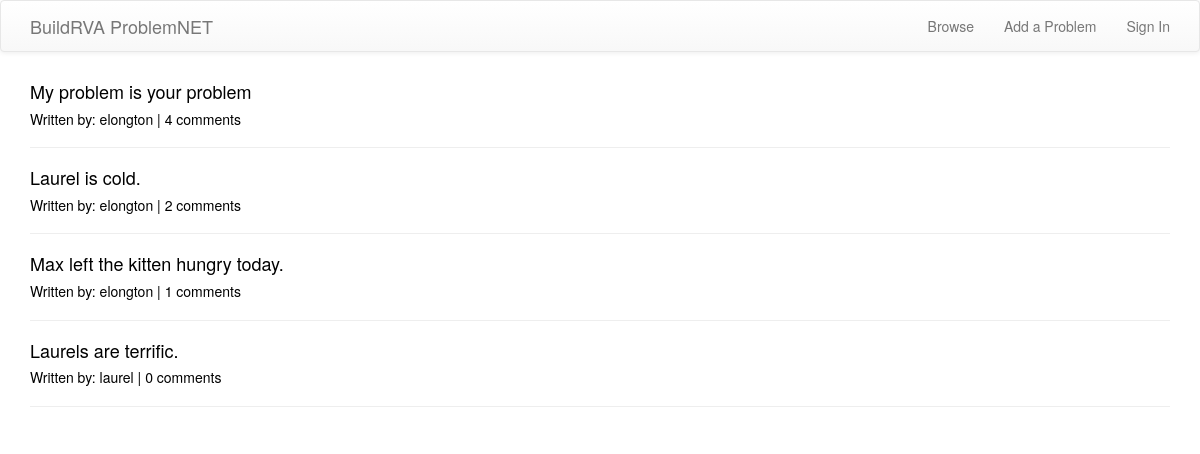
/browse/, run on an earlier commit of the app's database.
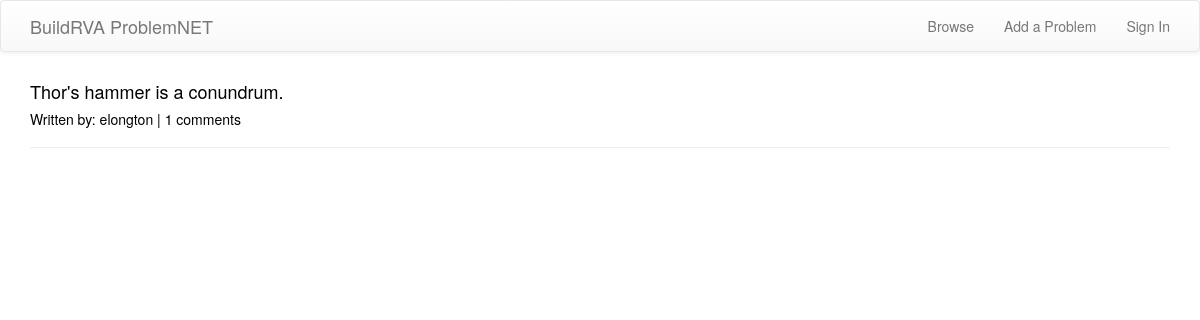
And on a later commit of the database.
### problems/models.py (models this page shows, shortened)
class Problem(models.Model):
    author = models.ForeignKey(User)
    text = models.TextField()
    create_date = models.DateTimeField(default=timezone.now)
    published_date = models.DateTimeField(blank=True, null=True)

### problems/views.py (the view)
# urls.py: url(r'^browse/$', views.ProblemListView.as_view(), name='list'),
class ProblemListView(ListView):
    model = models.Problem
    context_object_name = 'problems'
    template_name = 'problems/problem_list.html'

### problems/templates/problems/problem_list.html
{% extends "sitewide/base.html" %}
{% block content %}
  {% for problem in problems%}
  <a class="problem_item" href="{% url 'problems:problem_detail' pk=problem.pk %}">
      <div>
        <h4>{{problem.text}}</h4>
        <h5>Written by: {{problem.author}} | {{problem.comments.count}} comments</h5>
        <hr>
      </div>
  </a>
  {% endfor%}
{% endblock %}

### templates/sitewide/base.html (shortened to what this page needs)
<!DOCTYPE html>
{% load staticfiles %}
<html>
  <head>
  <link rel="stylesheet" href="https://maxcdn.bootstrapcdn.com/bootstrap/3.3.7/css/bootstrap.min.css">
  <link rel="stylesheet" href="https://maxcdn.bootstrapcdn.com/bootstrap/3.3.7/css/bootstrap-theme.min.css">
  <link rel="stylesheet" href="{% static 'css/style.css'%}">
  </head>
  <body>
    <nav class="navbar navbar-default">
      <div class="container">
        <ul class="nav navbar-nav">
          <li><a href="{% url "problems:home" %}" class="navbar-brand bigbrand">BuildRVA ProblemNET</a></li>
        </ul>
        <ul class="nav navbar-nav navbar-right">
          <li>
            <a href="{% url "problems:list" %}">Browse</a>
          </li>
          <li>
            <a href="{% url "problems:create" %}">Add a Problem</a>
          </li>
          {% if user.is_authenticated %}
          <li>
            <a href="{% url "users:logout" %}">Sign Out</a>
          </li>
          {% else %}
          <li>
            <a href="{% url "users:login" %}">Sign In</a>
          </li>
          {% endif %}
        </ul>
      </div>
    </nav>
    <div class="container">
      {% block content %}
      {% endblock %}
    </div>
  </body>
</html>

### problems/static/css/style.css (style rules this page uses)
a.problem_item { text-decoration: none; color: black; }

What changed in the data, as far as the page shows it:
removed Problem: text "My problem is your problem", author "elongton", comments.count "4"
removed Problem: text "Laurel is cold.", author "elongton", comments.count "2"
removed Problem: text "Max left the kitten hungry today.", author "elongton", comments.count "1"
removed Problem: text "Laurels are terrific.", author "laurel", comments.count "0"
added Problem: text "Thor's hammer is a conundrum.", author "elongton", comments.count "1"
